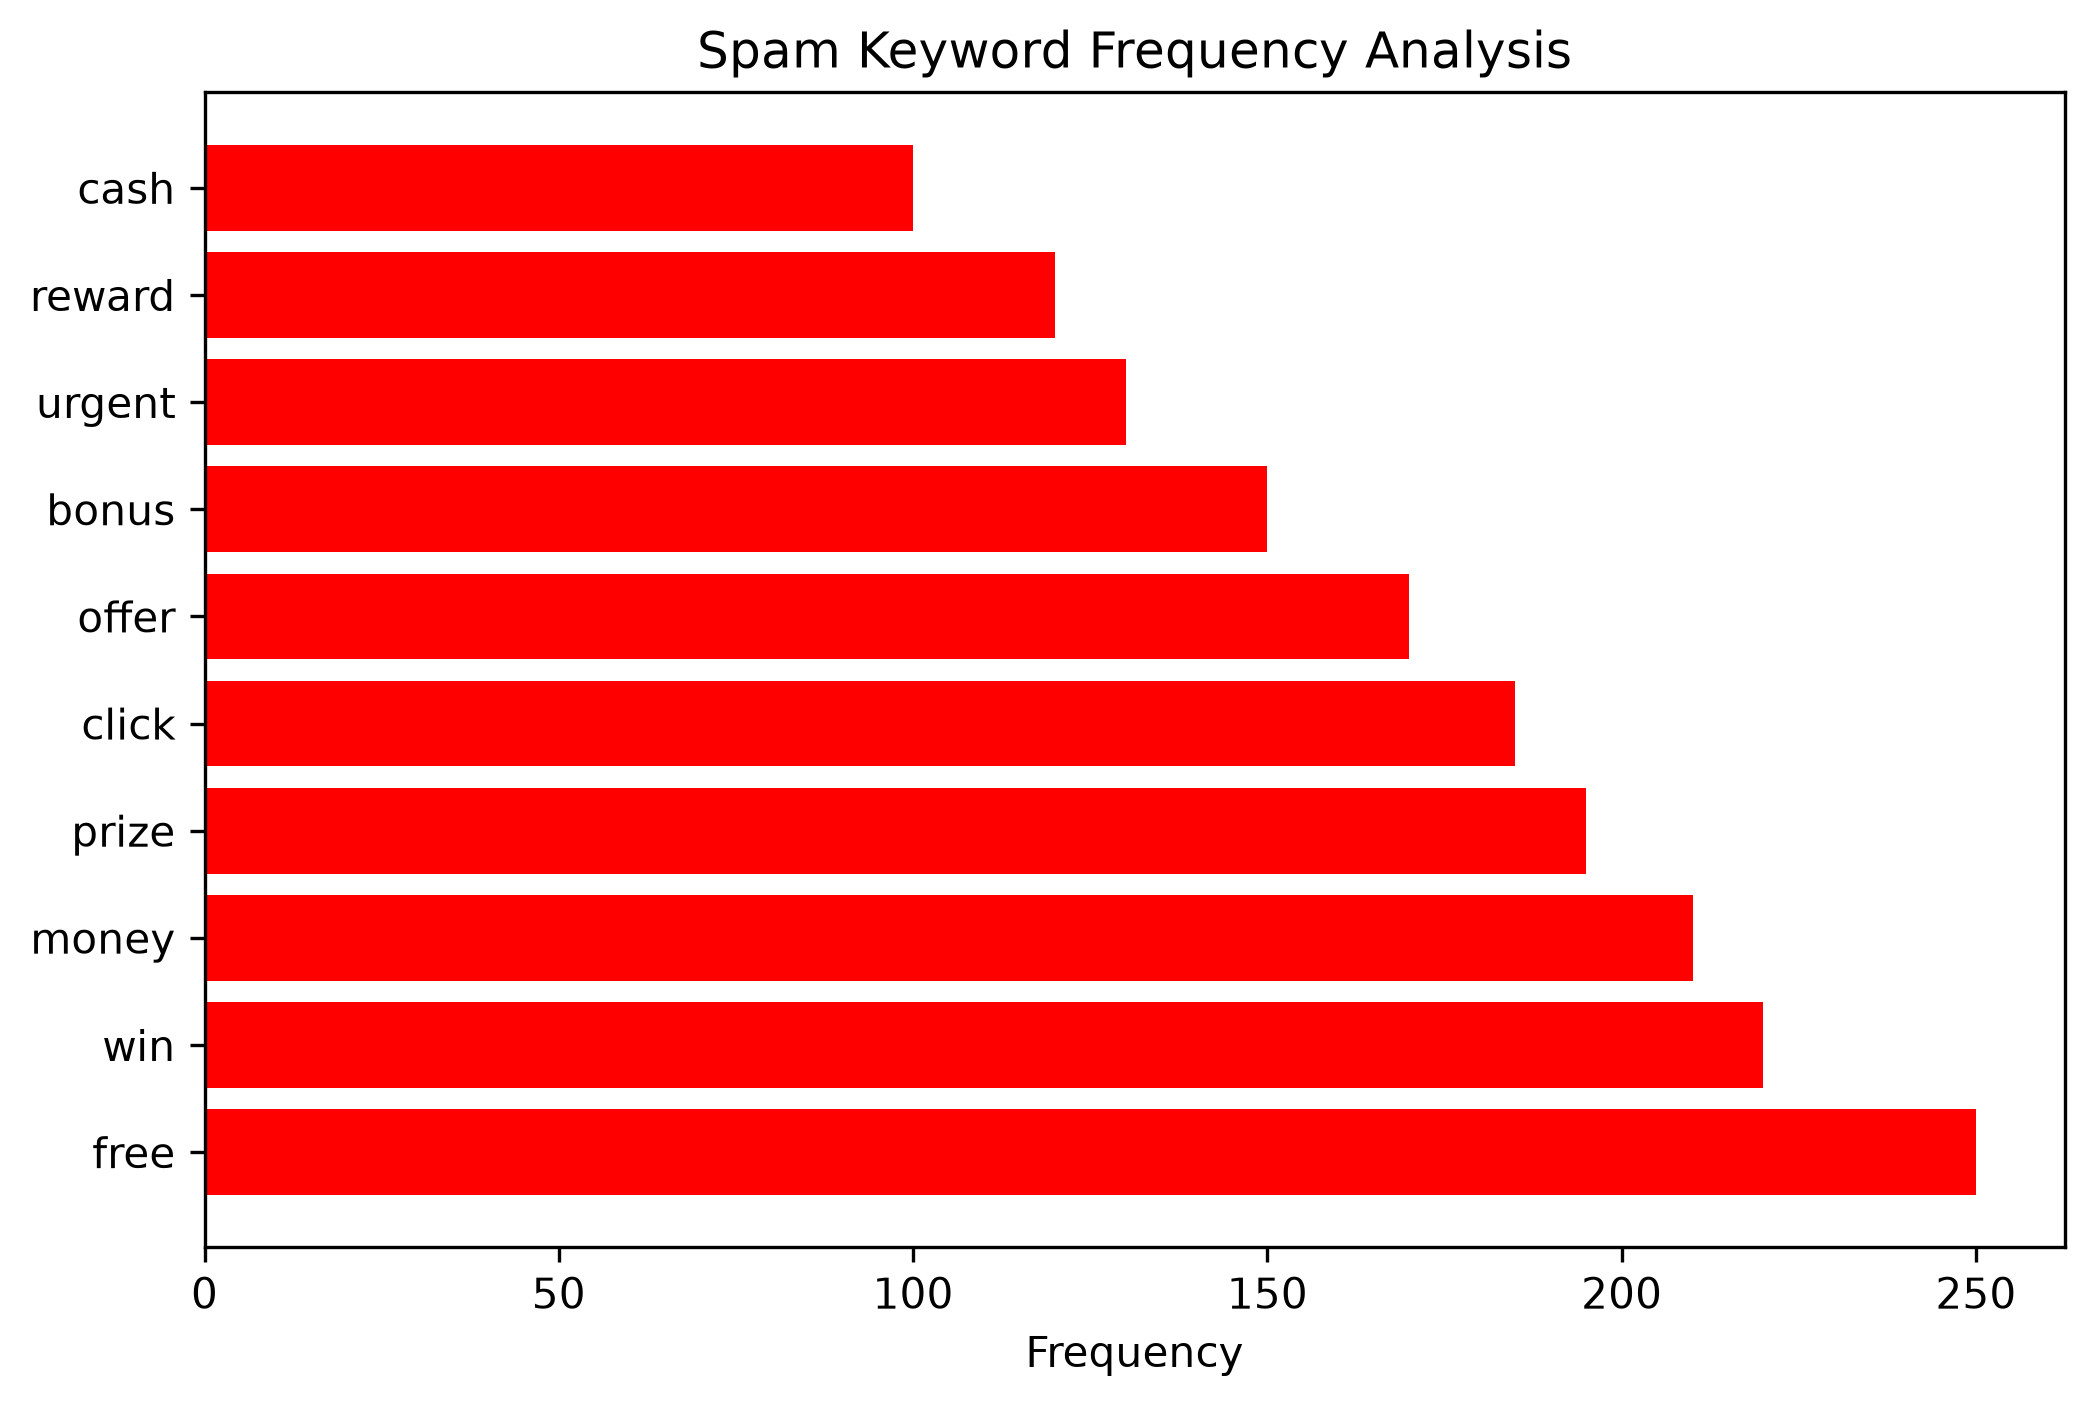

This chart was generated by the following Python code:
import matplotlib.pyplot as plt

keywords = [
    "free","win","money","prize",
    "click","offer","bonus","urgent",
    "reward","cash"
]

counts = [250,220,210,195,185,170,150,130,120,100]

plt.figure(figsize=(8,5))
plt.barh(keywords, counts, color="red")

plt.title("Spam Keyword Frequency Analysis")
plt.xlabel("Frequency")

plt.savefig("spam_keywords.png", dpi=300, bbox_inches="tight")
plt.show()
